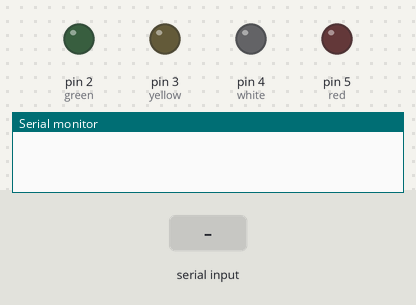
Bench run of a sketch on a simulated Arduino Uno, built with avr-gcc and run on an emulated ATmega328P. On the bench: output pins drawn as LEDs (lit = HIGH), the last lines printed to the serial monitor. Inputs (shaded band) come from the test bench.

Above: at 1.2 s.
1.3 s: "0" received over Serial
At 2.5 s:
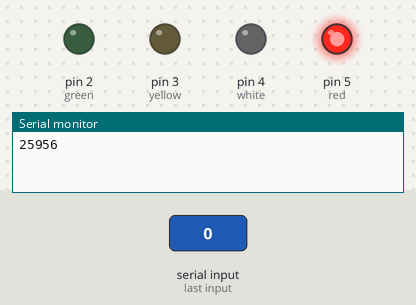
2.8 s: "1" received over Serial
At 3.8 s:
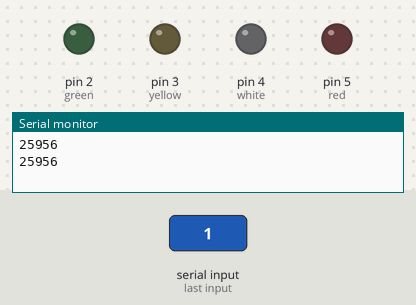
4.3 s: "2" received over Serial
At 4.9 s:
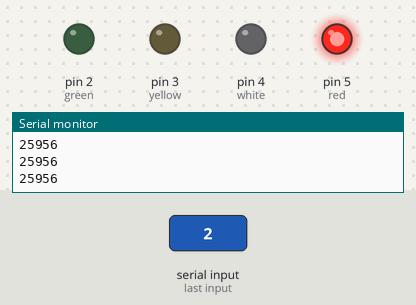
Timing chart, 0 to 7.3 s (numbered marks = the images above; inputs shaded):
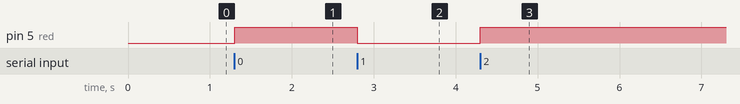

The sketch:

main.ino
```cpp
// code with eren :)
#include <Arduino.h>
char input_char;
const int green=2,yellow=3,white=4,red=5;
void setup() {
    //in here we set the variables
    pinMode(green,OUTPUT);
    pinMode(yellow,OUTPUT);
    pinMode(white,OUTPUT);
    pinMode(red,OUTPUT);
    Serial.begin(9600);

}

void loop() {
    // in here we create a condition
  while (Serial.available()>0){
      input_char=Serial.read();
      if(input_char=='0'){
        digitalWrite(red,HIGH);
        Serial.println('Red led is opened');
      }
      else if(input_char=='1'){
        digitalWrite(red,LOW);
        Serial.println('Red led is closed');
      }  if(input_char=='2'){
        digitalWrite(red,HIGH);
        Serial.println('White led is opened');
      }
      else if(input_char=='3'){
        digitalWrite(red,LOW);
        Serial.println('White led is closed');
      }  if(input_char=='4'){
        digitalWrite(red,HIGH);
        Serial.println('yellow led is opened');
      }
      else if(input_char=='5'){
        digitalWrite(red,LOW);
        Serial.println('yellow led is closed');
      }  if(input_char=='6'){
        digitalWrite(red,HIGH);
        Serial.println('Green led is opened');
      }
      else if(input_char=='7'){
        digitalWrite(red,LOW);
        Serial.println('Green led is closed');
      }
 }}
```

Measured:
- after the input at 1.3 s, pin 5 (red): LOW → HIGH at once
- after the input at 2.8 s, pin 5 (red): HIGH → LOW at once
- after the input at 4.3 s, pin 5 (red): LOW → HIGH at once
